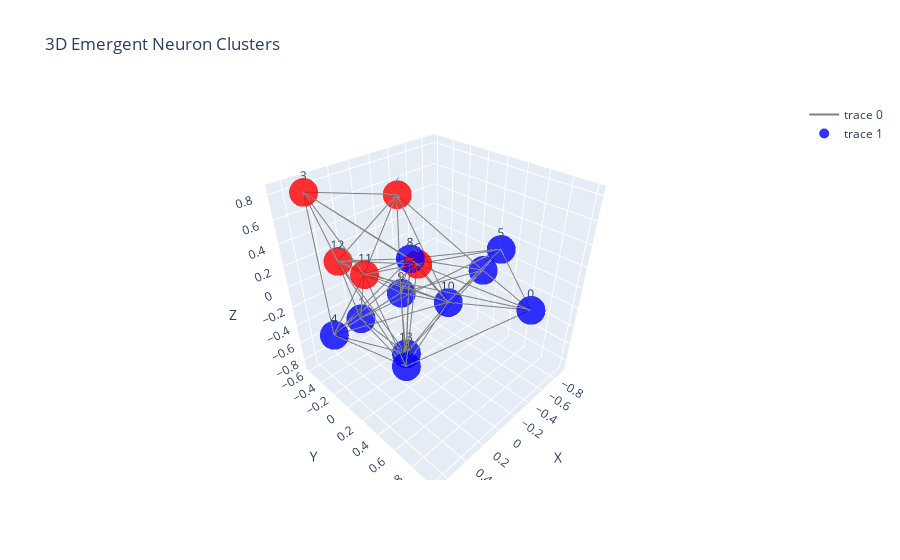

The code cell stored with this chart in its notebook:
### Code cell
from networkx.algorithms.community import modularity
from kneed import KneeLocator

def find_best_k(model, input_neurons, input_values, output_neurons, min_k=10, max_k=100, step=5, max_components=4):
    k_values = []
    mod_values = []
    for k in range(min_k, max_k + 1, step):
        G = get_energy_graph(model, k=k)
        components = nx.number_connected_components(G)
        communities = greedy_modularity_communities(G, weight='weight')
        current_mod = modularity(G, communities, weight='weight')
        if components <= max_components:  # Filter for connectedness
            k_values.append(k)
            mod_values.append(current_mod)
            print(f"k={k}: Modularity={current_mod:.4f}, Components={components}")
    
    if not k_values:
        print("No valid k found; try increasing max_components")
        return min_k
    
    # Find elbow (knee) in modularity curve
    kneedle = KneeLocator(k_values, mod_values, curve="convex", direction="decreasing")
    best_k = kneedle.knee if kneedle.knee else k_values[np.argmax(mod_values)]
    print(f"Best balanced k: {best_k} (modularity={max(mod_values):.4f})")
    return best_k

best_k = find_best_k(model, xor_in_neurons, xor_inputs, xor_out_neurons)


G = get_energy_graph(model, k=best_k)
pos = nx.spring_layout(G, seed=42)
communities = greedy_modularity_communities(G, weight='weight')
partition = {}
for cluster_id, comm in enumerate(communities):
    for node in comm:
        partition[node] = cluster_id
print("Detected clusters:", partition)

plt.figure(figsize=(8, 8))
colors = {0: 'blue', 1: 'red', 2: 'green', 3: 'gray', 4: 'purple', 5: 'orange'}
node_colors = [colors.get(partition.get(i, 0), 'gray') for i in G.nodes()]
nx.draw(G, pos, node_color=node_colors, node_size=200, with_labels=True)
plt.title("Emergent Neuron Clusters (Energy Model)")
plt.show()

import plotly.graph_objects as go

def visualize_3d(G, pos, partition):
    # Generate 3D positions (use spring_layout with dim=3 or random)
    pos_3d = nx.spring_layout(G, dim=3, seed=42)

    # Edge traces
    edge_x, edge_y, edge_z = [], [], []
    for edge in G.edges():
        x0, y0, z0 = pos_3d[edge[0]]
        x1, y1, z1 = pos_3d[edge[1]]
        edge_x += [x0, x1, None]
        edge_y += [y0, y1, None]
        edge_z += [z0, z1, None]

    edge_trace = go.Scatter3d(x=edge_x, y=edge_y, z=edge_z, mode='lines', line=dict(width=2, color='gray'), hoverinfo='none')

    # Node traces
    node_x, node_y, node_z = [], [], []
    node_colors = []
    colors = {0: 'blue', 1: 'red', 2: 'green', 3: 'gray', 4: 'purple', 5: 'orange'}
    for node in G.nodes():
        x, y, z = pos_3d[node]
        node_x.append(x)
        node_y.append(y)
        node_z.append(z)
        node_colors.append(colors.get(partition.get(node, 0), 'gray'))

    node_trace = go.Scatter3d(x=node_x, y=node_y, z=node_z, mode='markers+text', marker=dict(size=10, color=node_colors, opacity=0.8),
                              text=list(G.nodes()), hoverinfo='text')

    fig = go.Figure(data=[edge_trace, node_trace], layout=go.Layout(title='3D Emergent Neuron Clusters', scene=dict(xaxis_title='X', yaxis_title='Y', zaxis_title='Z')))
    fig.show()


# Use the visualize_3d function from earlier for 3D
visualize_3d(G, pos, partition)

### Figure 1 — Plotly figure (JSON) as saved in the notebook; plotly's stock layout.template omitted (floating-point values rounded to 4 significant figures; data arrays with more than 128 entries replaced by an {"elided": "..."} marker saying what was removed)
{"data": [{"hoverinfo": "none", "line": {"color": "gray", "width": 2}, "mode": "lines", "type": "scatter3d", "x": {"elided": "195 float values"}, "y": {"elided": "195 float values"}, "z": {"elided": "195 float values"}}, {"hoverinfo": "text", "marker": {"color": ["blue", "blue", "blue", "red", "blue", "blue", "red", "red", "blue", "blue", "blue", "red", "red", "blue", "blue"], "opacity": 0.8, "size": 10}, "mode": "markers+text", "text": ["0", "1", "2", "3", "4", "5", "6", "7", "8", "9", "10", "11", "12", "13", "14"], "type": "scatter3d", "x": [-0.285, 0.1801, -0.9036, 0.5384, 0.6691, -0.7121, 0.2461, -0.4323, -0.08529, -0.1341, -0.1931, 0.4365, 0.3052, -0.03322, 0.4033], "y": [1, -0.4708, 0.06149, -0.4565, -0.1219, 0.3854, 0.3967, -0.5931, -0.05368, -0.2502, 0.2777, 0.03441, -0.5193, -0.1005, 0.4104], "z": [0.1176, -0.5321, -0.2525, 0.8216, -0.2192, 0.1904, 0.4727, 0.4635, 0.1789, -0.2887, -0.1471, 0.3082, 0.1222, -0.8643, -0.3713]}], "layout": {"scene": {"xaxis": {"title": {"text": "X"}}, "yaxis": {"title": {"text": "Y"}}, "zaxis": {"title": {"text": "Z"}}}, "title": {"text": "3D Emergent Neuron Clusters"}}}
